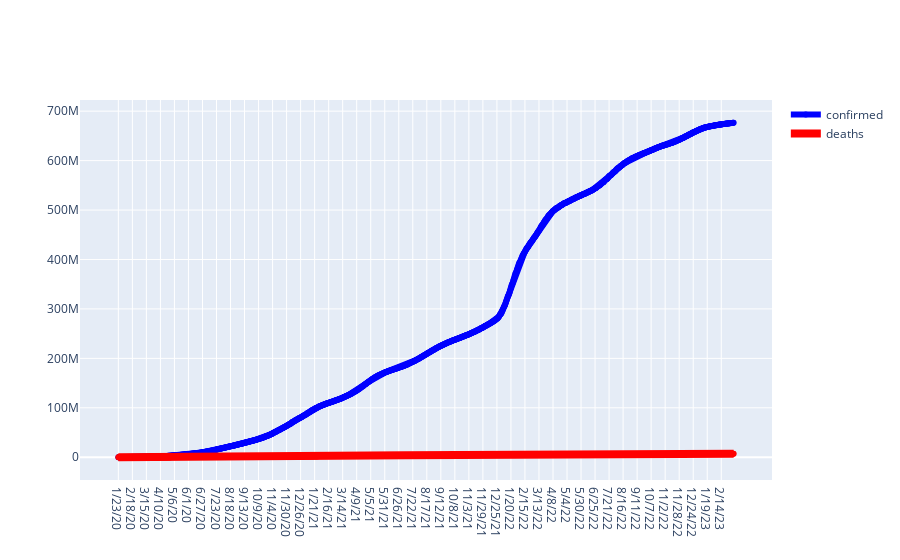

Write notebook code for a chart like this one.
### Code cell
plot_cases_for_country("World") ##Menampilkan data plot case

### Figure 1 — Plotly figure (JSON) as saved in the notebook; plotly's stock layout.template omitted (floating-point values rounded to 4 significant figures; data arrays with more than 128 entries replaced by an {"elided": "..."} marker saying what was removed)
{"data": [{"connectgaps": true, "line": {"color": "blue", "width": 6}, "mode": "lines+markers", "name": "confirmed", "text": "Total confirmed: 676570149", "type": "scatter", "x": {"elided": "1142 str values"}, "y": {"elided": "1142 int values"}}, {"connectgaps": true, "line": {"color": "red", "width": 8}, "mode": "lines+markers", "name": "deaths", "text": "Total deaths: 6881802", "type": "scatter", "x": {"elided": "1142 str values"}, "y": {"elided": "1142 int values"}}], "layout": {}}
